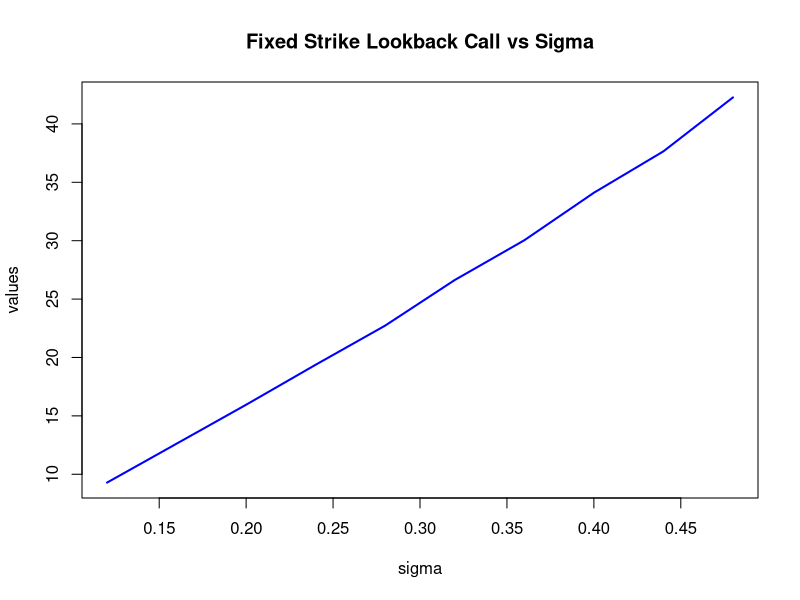
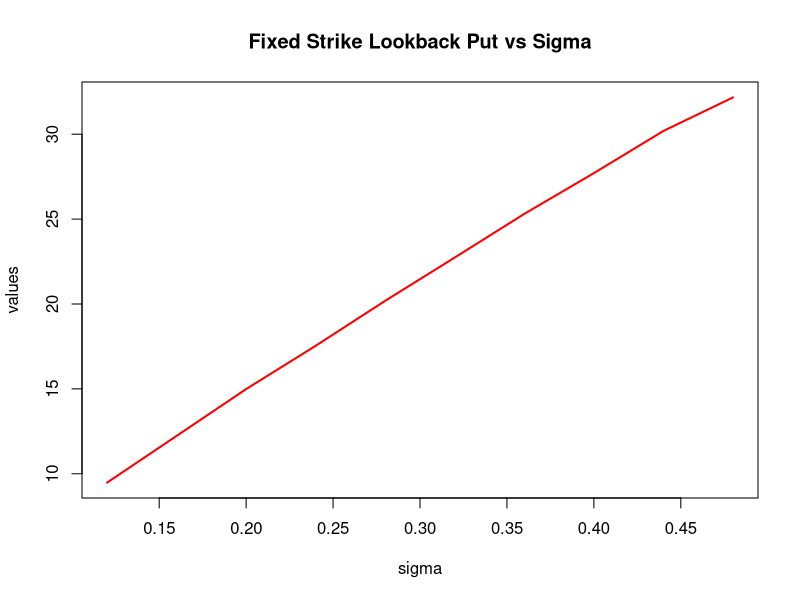
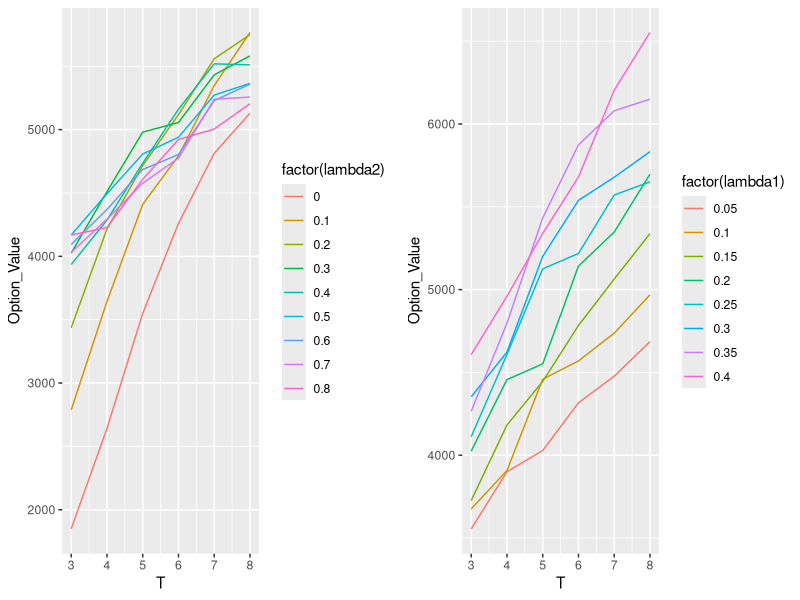
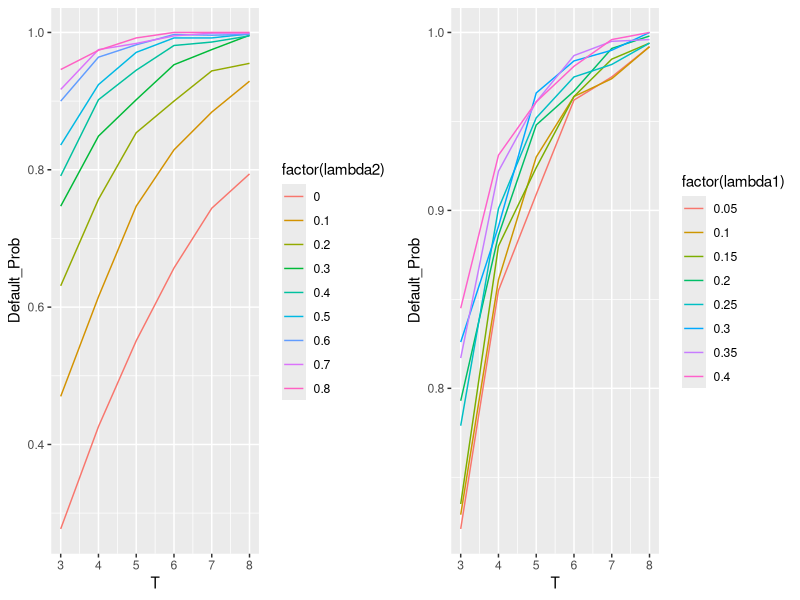
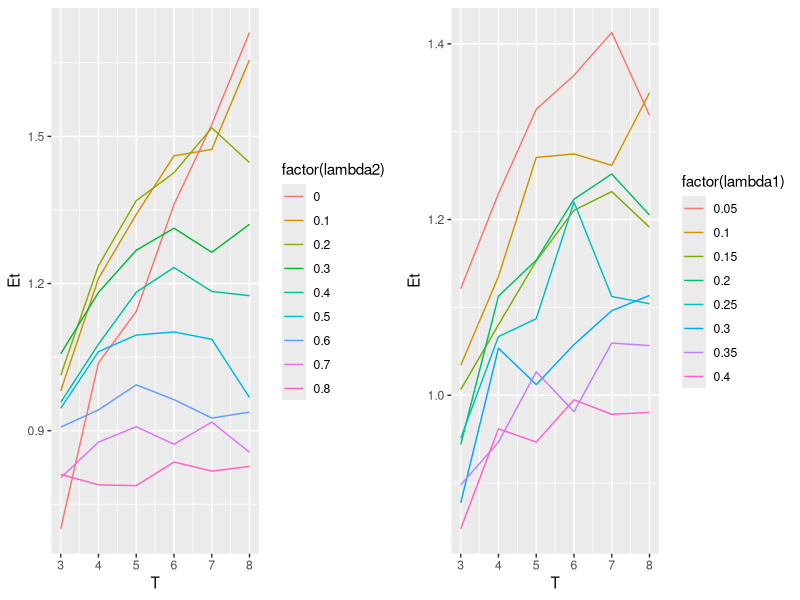

The R script that drew these images, in order:
#ComFin P6
rm(list = ls())
gbm=function(s0=100, sig=0.2, r=0.06, t=1, steps=365, n=1000, d=0){  #generate GBM stock price
  st <- matrix(NA, nrow = n, ncol = steps)
  for (i in 1:n) {
    st[i, ] = s0 * exp(cumsum((r-d-0.5*sig^2)*(t/steps) + (sig*(sqrt(t/steps))*rnorm(steps))))
  }
  return(st)
}

#Q1 Fixed Strike Lookback Call and put
s0=98
x=100
r=0.03
t=1
sig=seq(0.12,0.48,0.04)
n=10000

c=numeric(length(sig))  #lookback call
for(i in 1:length(sig)){  
  st=gbm(s0,sig[i],r,t,n=n)  #generate GBM stock price
  c[i]=mean(pmax(apply(st,1,max)-x,0))  #compute option value
}
p=numeric(length(sig))  #lookback put
for(i in 1:length(sig)){  
  st=gbm(s0,sig[i],r,t,n=n)
  p[i]=mean(pmax(-apply(st,1,min)+x,0))
}

plot(sig,c,type="l",col="blue",lwd=2,main="Fixed Strike Lookback Call vs Sigma",ylab="values",xlab="sigma")
plot(sig,p,type="l",col="red",lwd=2,main="Fixed Strike Lookback Put vs Sigma",ylab="values",xlab="sigma")


#Q2
Proj6_2func = function(lambda1=0.2, lambda2=0.4, capT=5){
  #set parameters 
  V0 = 20000
  L0 = 22000
  mu = -0.1
  sigma = 0.2
  gamma = -0.4
  r0 = 0.02
  n = capT*12
  delta = 0.25
  alpha = 0.7
  epsilon = 0.95
  beta = (epsilon-alpha)/capT
  r = (r0+delta*lambda2)/12
  pmt = L0*r/(1-1/(1+r)^n)
  a = pmt/r
  b = pmt/(r*(1+r)^n)
  c = 1+r
  
  nstep = 100
  npath = 1000
  dt = capT/nstep
  V = vector("numeric")
  S = firstJump = 0
  V[1] = V0
  loan_Q = value_Q = value_S = 0
  default_option = default_count = expected_time = 0
  
  for(i in 1:npath){
    payoff = 0
    tau = Q = capT
    # time of the first adverse event S
    S = which(rpois(nstep, lambda2*dt) == 1)[1]
    if(is.na(S)){
      S = nstep+1
    }
    S= S*dt
    
    for(j in 1:nstep){
      t = (j-1)*dt
      Lt = a - b*c^(12*t)
      qt = alpha + beta*t
      # when adverse event happened
      if(S < t){
        value_S = V[j]
        tau = S
        break
      } 
      # when collaertized value less than loan
      if(V[j] <= qt*Lt){
        Q = t
        loan_Q = Lt
        value_Q = V[j]
        tau = Q
        break
      }
      V[j+1] = V[j] + V[j]*(mu*dt + sigma*sqrt(dt)*rnorm(1,0,1) + gamma*rpois(1, lambda1*dt))
    }
    # when tau is less than T, then exercise the option
    if(tau < capT){
      default_count = default_count + 1
      expected_time = expected_time + tau
      if(Q < S){
        payoff = max(0, loan_Q - epsilon*value_Q)
        default_option = default_option + payoff*exp(-r0*Q)
      }
      else{
        payoff = abs(a - b*c^(12*S) - epsilon*value_S)
        default_option = default_option + payoff*exp(-r0*S)
      }
    }
  }
  result = numeric(3)
  result[1] = default_option/npath  #option value
  result[2] = default_count/npath   #default prob
  result[3] = expected_time/default_count   #Et
  return(result)
}
Proj6_2func() #return estimated option value, D prob and Et, with lambda1=0.2, lambda2=0.4, T=5

#graphs
lambda1=seq(0.05,0.4,0.05)
lambda2=seq(0.0,0.8,0.1)
t=seq(3,8,1)

sol1=rep(0,5)  #fixing lambda1 at 0.2
for(i in 1:length(lambda2)){
  for(j in 1:length(t)){
    sol1=rbind(sol1,c(Proj6_2func(0.2,lambda2[i],t[j]),t[j],lambda2[i]))
  }
}
sol1=as.data.frame(sol1[-1,])
colnames(sol1)=c("Option_Value","Default_Prob","Et","T","lambda2")

sol2=rep(0,5)   #fixing lambda2 at 0.4
for(i in 1:length(lambda1)){
  for(j in 1:length(t)){
    sol2=rbind(sol2,c(Proj6_2func(lambda1[i],0.4,t[j]),t[j],lambda1[i]))
  }
}
sol2=as.data.frame(sol2[-1,])
colnames(sol2)=c("Option_Value","Default_Prob","Et","T","lambda1")

#a)
library(ggplot2)
library(gridExtra)
a1=ggplot(sol1,aes(sol1$T,Option_Value,group=factor(lambda2),color=factor(lambda2))) + geom_line() +labs(x="T")
a2=ggplot(sol2,aes(sol2$T,Option_Value,group=factor(lambda1),color=factor(lambda1))) + geom_line() +labs(x="T")
grid.arrange(a1,a2,ncol=2)
#b)
b1=ggplot(sol1,aes(sol1$T,Default_Prob,group=factor(lambda2),color=factor(lambda2))) + geom_line() +labs(x="T")
b2=ggplot(sol2,aes(sol2$T,Default_Prob,group=factor(lambda1),color=factor(lambda1))) + geom_line() +labs(x="T")
grid.arrange(b1,b2,ncol=2)
#c)
c1=ggplot(sol1,aes(sol1$T,Et,group=factor(lambda2),color=factor(lambda2))) + geom_line() +labs(x="T")
c2=ggplot(sol2,aes(sol2$T,Et,group=factor(lambda1),color=factor(lambda1))) + geom_line() +labs(x="T")
grid.arrange(c1,c2,ncol=2)

